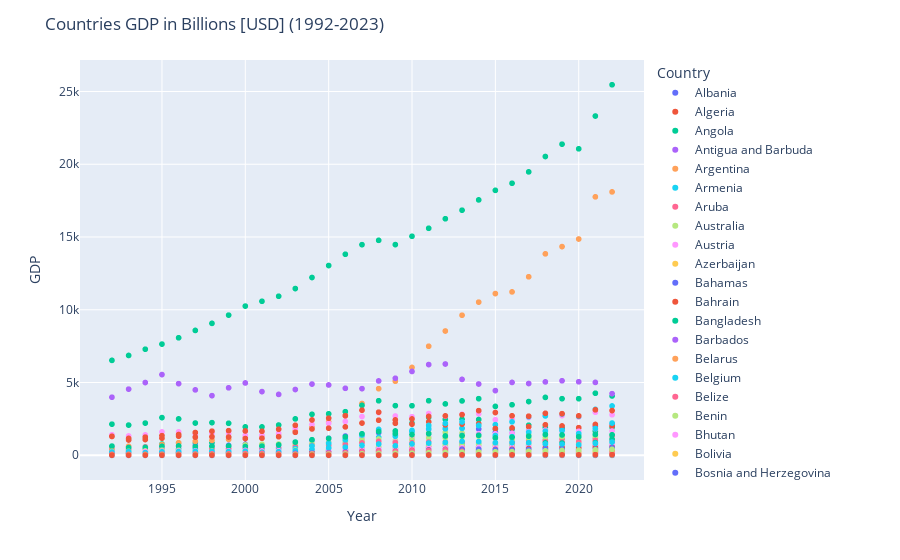

Source (notebook cell):
### Markdown cell above
# Problem 2 - Data Visualization
#### a)
To get some first insights in the data, create meaningful plots. <br>
You can use any kind that you deem useful: histograms, line plots, etc.

### Code cell
# Use plotly express to create an interactive scatter plot
fig = px.scatter(gdp, x=gdp['year'], y=gdp['GDP'], color='Country', hover_name='Country')

fig.update_layout(
    xaxis_title=f'Year',
    yaxis_title=f'GDP',
    title='Countries GDP in Billions [USD] (1992-2023)',
    showlegend=True
)

# Show the interactive plot
fig.show()
